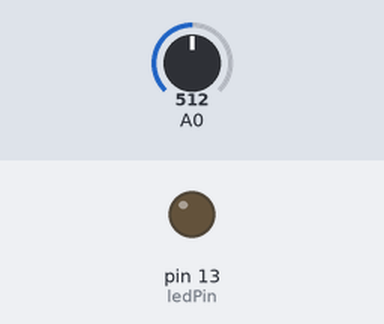
The sketch below on a simulated Arduino Uno, built with avr-gcc and run on an emulated ATmega328P. Shown: output pins drawn as LEDs (lit = HIGH). Inputs (shaded band) come from the test bench; at power-on: A0 = 512.

Above: at 1.8 s.
1.9 s: A0 set to 317
3.4 s: A0 set to 287
At 5.2 s:
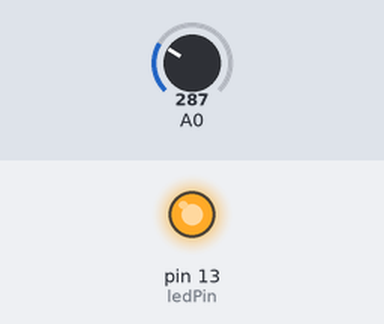
5.5 s: A0 set to 306
At 6.9 s:
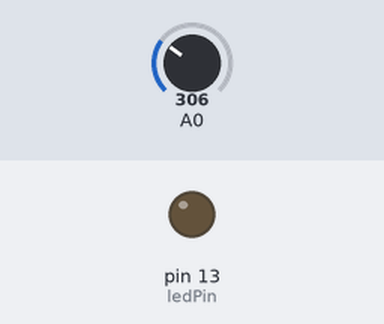
7.5 s: A0 set to 290
At 8.4 s:
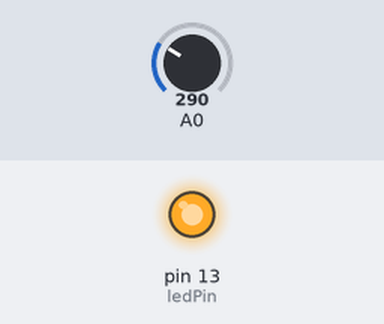
Timing chart, 0 to 10.5 s (numbered marks = the images above; inputs shaded):
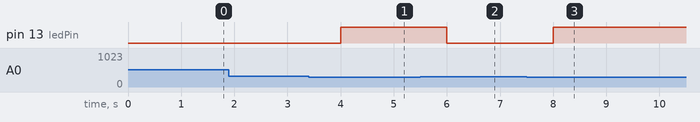

Measured:
- the behaviour switches between 300 and 299 on A0 (found by bisection; images 0 and 1)
- after the input at 1.9 s, every drawn part: stays the same
- after the input at 3.4 s, pin 13 (ledPin): LOW → HIGH after 0.60 s
- after the input at 5.5 s, pin 13 (ledPin): HIGH → LOW after 0.50 s
- after the input at 7.5 s, pin 13 (ledPin): LOW → HIGH after 0.50 s

The sketch:

4.1_moist.ino
```cpp
const int ledPin = 13;

void setup() {
  Serial.begin(9600);
  pinMode(ledPin , OUTPUT);

  digitalWrite(ledPin, LOW);
}

//Assuming that moisture below 300 is considered as low

void loop() {

  if(analogRead(0) < 300)
  {
    digitalWrite(ledPin , HIGH);
  }
  else
  {
    digitalWrite(ledPin , LOW);
  }

  delay(1000);
}
```
